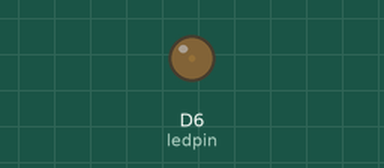
A sketch run on a simulated ESP8266 (NodeMCU). Parts: output pins drawn as LEDs (lit = HIGH).

Above: at 0.05 s.
At 1.15 s:
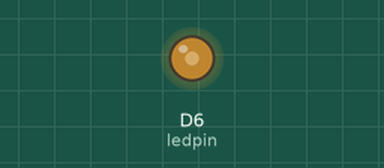
At 2.3 s:
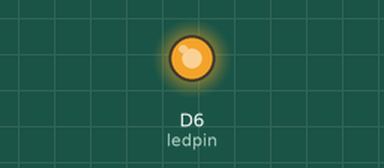
At 4.55 s:
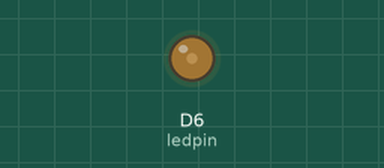
Timing chart, 0 to 7.9 s (numbered marks = the images above):
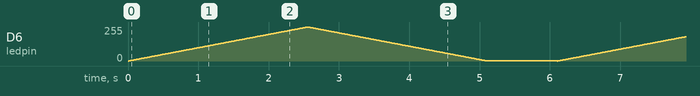

The sketch:

5_PWM_LED_Fade.ino
```cpp
#define ledpin D6
void setup() {
  // put your setup code here, to run once:
pinMode(ledpin,OUTPUT);

}

void loop() {
  // put your main code here, to run repeatedly:
  int i=0;
for(int i=0;i<255;i++)
{
  analogWrite(ledpin,i);
  delay(10);
}
//delay(1000);
for(int i=255;i>0;i--)
{
  analogWrite(ledpin,i);
  delay(10);
}
delay(1000);
}
```
